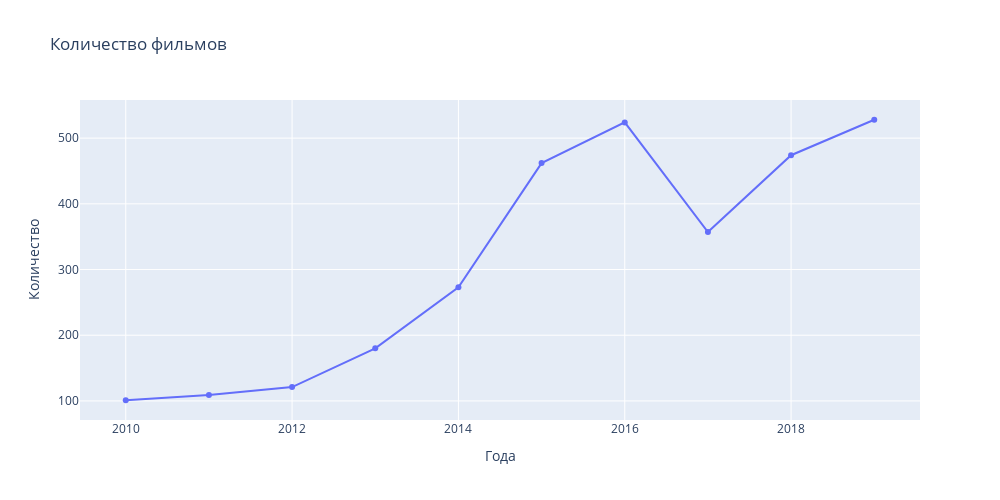

Write notebook code for a chart like this one.
### Code cell
# получение графика распределения количества фильмов
px.line(
informative_films_by_years,
y='Количество вышедших в прокат фильмов',
markers=True,
width=1000,
height=500,
title='Количество фильмов').update_layout(
xaxis_title='Года',
yaxis_title='Количество',
showlegend=False)

### Figure 1 — Plotly figure (JSON) as saved in the notebook; plotly's stock layout.template omitted (floating-point values rounded to 4 significant figures)
{"data": [{"hovertemplate": "show_start_year=%{x}<br>Количество вышедших в прокат фильмов=%{y}<extra></extra>", "legendgroup": "", "line": {"color": "#636efa", "dash": "solid"}, "marker": {"symbol": "circle"}, "mode": "markers+lines", "name": "", "orientation": "v", "showlegend": false, "type": "scatter", "x": [2010, 2011, 2012, 2013, 2014, 2015, 2016, 2017, 2018, 2019], "xaxis": "x", "y": [101, 109, 121, 180, 273, 462, 524, 357, 474, 528], "yaxis": "y"}], "layout": {"height": 500, "legend": {"tracegroupgap": 0}, "showlegend": false, "title": {"text": "Количество фильмов"}, "width": 1000, "xaxis": {"anchor": "y", "domain": [0, 1], "title": {"text": "Года"}}, "yaxis": {"anchor": "x", "domain": [0, 1], "title": {"text": "Количество"}}}}
